Frame 1 (no input): blank canvas, image omitted
Frame 60 (the mouse pressed at the canvas centre just before this capture): blank canvas, image omitted
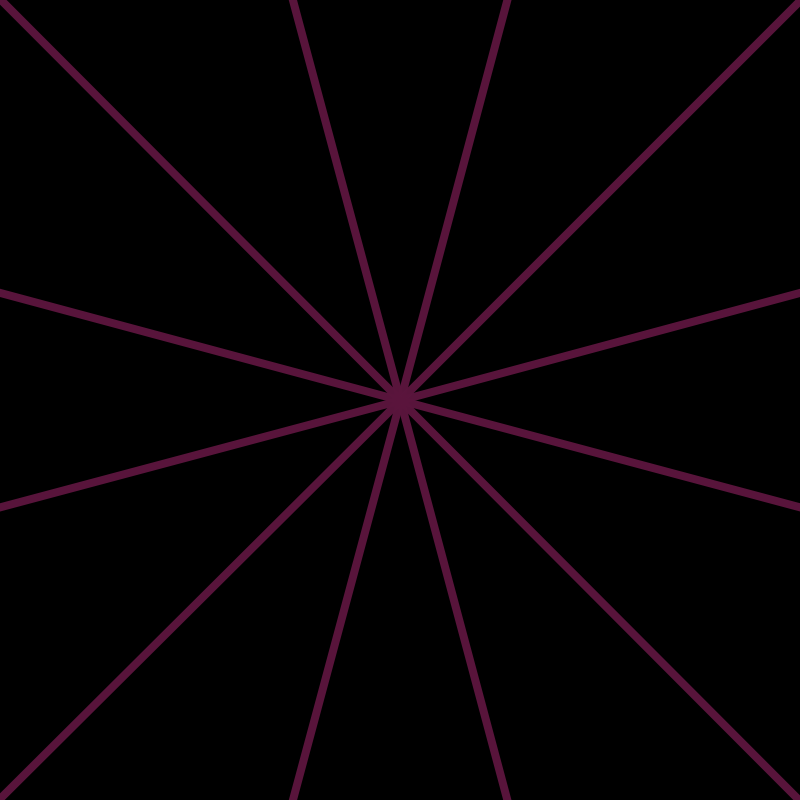
Frame 120 (the mouse held since frame 60 and released just before this capture)

The Processing sketch whose frames 1 and 60 were blank and that drew this single picture after the mouse press (run headless with seeded random() and noise(); from frame 60 on, the mouse is pressed at the canvas centre):

// Processing sketch: task3
// ── task3.pde
float symmetry = 6;

void setup() {
  size(800, 800);
  background(0);
  stroke(90, 20, 60, 250);
  strokeWeight(width / 100);
}

void draw() {
  if (!mousePressed) {
    return;
  }

  float centerX = width / 2;
  float centerY = height / 2;
  float mX = mouseX - centerX;                    //current
  float mY = mouseY - centerY;                    //current
  float pmX = pmouseX - centerX;                  //previous
  float pmY = pmouseY - centerY;                  //previous

  translate(centerX, centerY);
  for (float i = 0; i < symmetry; i++) {
    rotate(radians(360 / symmetry));
    line(mX, mY, pmX, pmY);                        // Linie alter zu neuer Punkt
    pushMatrix();                                  // Drehung speichern
    scale(1, -1);                                  // y-Achse umdrehen
    line(mX, mY, pmX, pmY);                        // Linie alter zu neuer Punkt (gespiegelt)
    popMatrix();                                   // Spiegelung aufheben, zurück zur gespeicherten Drehung
  }
}
